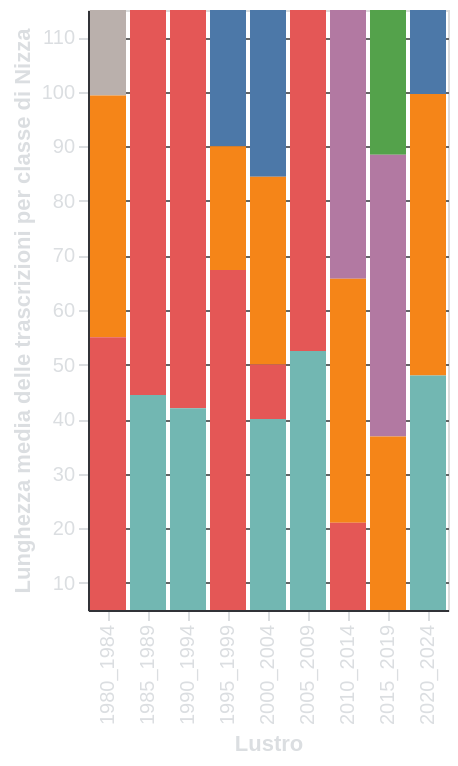

Specify this chart in Vega-Lite:
### Vega-Lite specification from a JSON file in a GitHub repository (floating-point values rounded to 4 significant figures; data arrays with more than 128 entries replaced by an {"elided": "..."} marker saying what was removed)
{"$schema": "https://vega.github.io/schema/vega-lite/v5.6.1.json", "config": {"axis": {"domainColor": "#313338", "gridColor": "#666666", "labelColor": "#DBDEE1", "tickColor": "#DBDEE1", "titleColor": "#DBDEE1"}, "background": "transparent", "legend": {"labelColor": "#DBDEE1", "titleColor": "#DBDEE1"}, "title": {"color": "#DBDEE1", "fontSize": 16}}, "data": {"name": "data-aa904f720eb8496241b8b9a5bead02f7"}, "datasets": {"data-aa904f720eb8496241b8b9a5bead02f7": {"elided": "396 records"}}, "encoding": {"color": {"field": "Nice_class", "legend": null, "type": "nominal"}, "x": {"field": "Lustrum", "scale": {"domain": ["1980_1984", "1985_1989", "1990_1994", "1995_1999", "2000_2004", "2005_2009", "2010_2014", "2015_2019", "2020_2024"]}, "title": "Lustro", "type": "nominal"}, "y": {"field": "Value", "scale": {"domain": [5.0, 115.0]}, "title": "Lunghezza media delle trascrizioni per classe di Nizza", "type": "quantitative"}}, "height": 300, "mark": {"clip": true, "type": "bar"}, "params": [{"bind": {"input": "range", "max": 45.0, "min": 1.0, "step": 1}, "name": "Seleziona", "select": {"fields": ["classe di Nizza"], "type": "point"}}], "transform": [{"filter": {"param": "Seleziona"}}], "width": "container"}
